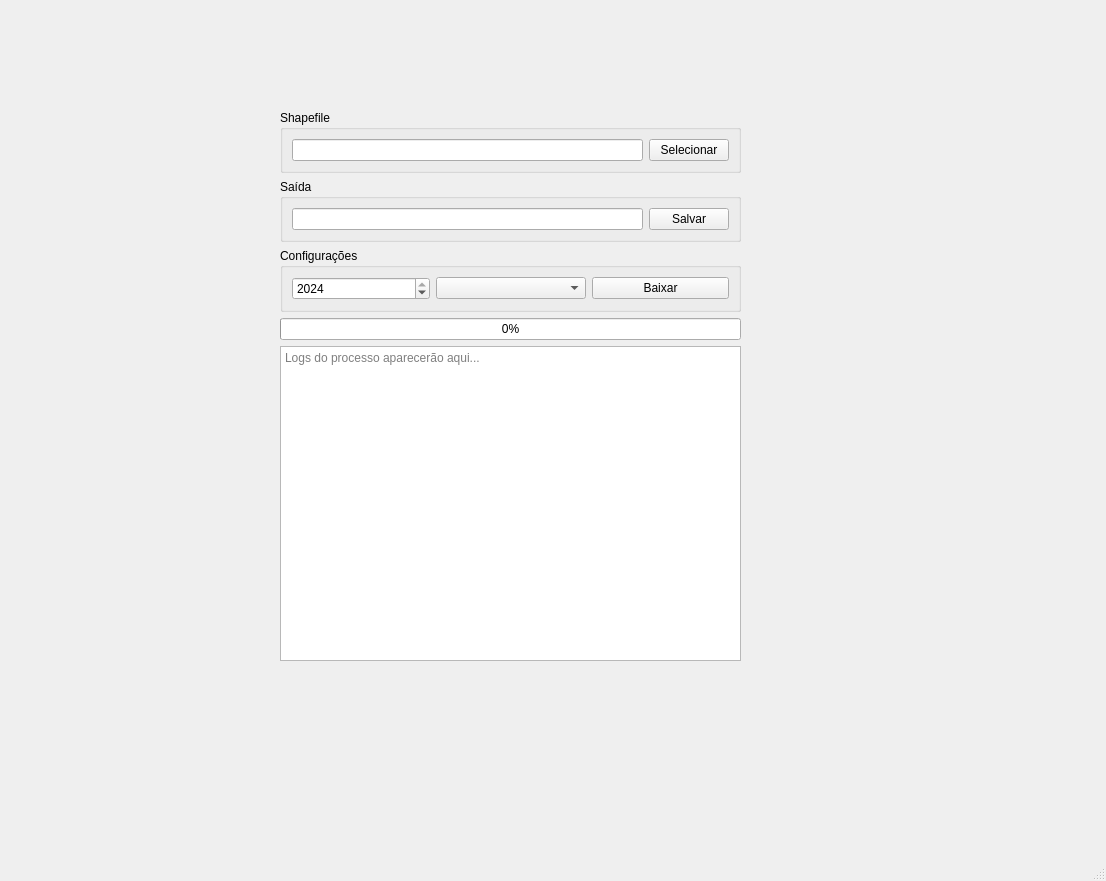
<?xml version="1.0" encoding="UTF-8"?>
<ui version="4.0">
 <class>MainWindow</class>
 <widget class="QMainWindow" name="MainWindow">
  <property name="geometry">
   <rect>
    <x>0</x>
    <y>0</y>
    <width>1106</width>
    <height>881</height>
   </rect>
  </property>
  <property name="windowTitle">
   <string>MainWindow</string>
  </property>
  <widget class="QWidget" name="centralwidget">
   <widget class="QWidget" name="">
    <property name="geometry">
     <rect>
      <x>280</x>
      <y>110</y>
      <width>461</width>
      <height>551</height>
     </rect>
    </property>
    <layout class="QVBoxLayout" name="verticalLayout">
     <item>
      <widget class="QGroupBox" name="Shapefile">
       <property name="title">
        <string>Shapefile</string>
       </property>
       <layout class="QHBoxLayout" name="horizontalLayout_4">
        <item>
         <widget class="QLineEdit" name="lineEditShape"/>
        </item>
        <item>
         <widget class="QPushButton" name="pushButtonShape">
          <property name="text">
           <string>Selecionar</string>
          </property>
         </widget>
        </item>
       </layout>
      </widget>
     </item>
     <item>
      <widget class="QGroupBox" name="Saida">
       <property name="title">
        <string>Saída</string>
       </property>
       <layout class="QHBoxLayout" name="horizontalLayout_5">
        <item>
         <widget class="QLineEdit" name="lineEditOutput"/>
        </item>
        <item>
         <widget class="QPushButton" name="pushButtonOutput">
          <property name="text">
           <string>Salvar</string>
          </property>
         </widget>
        </item>
       </layout>
      </widget>
     </item>
     <item>
      <widget class="QGroupBox" name="Configuracoes">
       <property name="title">
        <string>Configurações</string>
       </property>
       <layout class="QHBoxLayout" name="horizontalLayout_6">
        <item>
         <widget class="QSpinBox" name="spinBoxYear">
          <property name="minimum">
           <number>1985</number>
          </property>
          <property name="maximum">
           <number>2024</number>
          </property>
          <property name="value">
           <number>2024</number>
          </property>
         </widget>
        </item>
        <item>
         <widget class="QComboBox" name="comboBoxProduct">
          <property name="minimumSize">
           <size>
            <width>150</width>
            <height>0</height>
           </size>
          </property>
         </widget>
        </item>
        <item>
         <widget class="QPushButton" name="pushButtonDownload">
          <property name="minimumSize">
           <size>
            <width>100</width>
            <height>0</height>
           </size>
          </property>
          <property name="text">
           <string>Baixar</string>
          </property>
         </widget>
        </item>
       </layout>
      </widget>
     </item>
     <item>
      <widget class="QProgressBar" name="progressBarDownload">
       <property name="value">
        <number>0</number>
       </property>
      </widget>
     </item>
     <item>
      <widget class="QPlainTextEdit" name="plainTextEditLog">
       <property name="placeholderText">
        <string>Logs do processo aparecerão aqui...</string>
       </property>
      </widget>
     </item>
    </layout>
   </widget>
  </widget>
  <widget class="QMenuBar" name="menubar">
   <property name="geometry">
    <rect>
     <x>0</x>
     <y>0</y>
     <width>1106</width>
     <height>21</height>
    </rect>
   </property>
  </widget>
  <widget class="QStatusBar" name="statusbar"/>
 </widget>
 <resources/>
 <connections/>
</ui>
